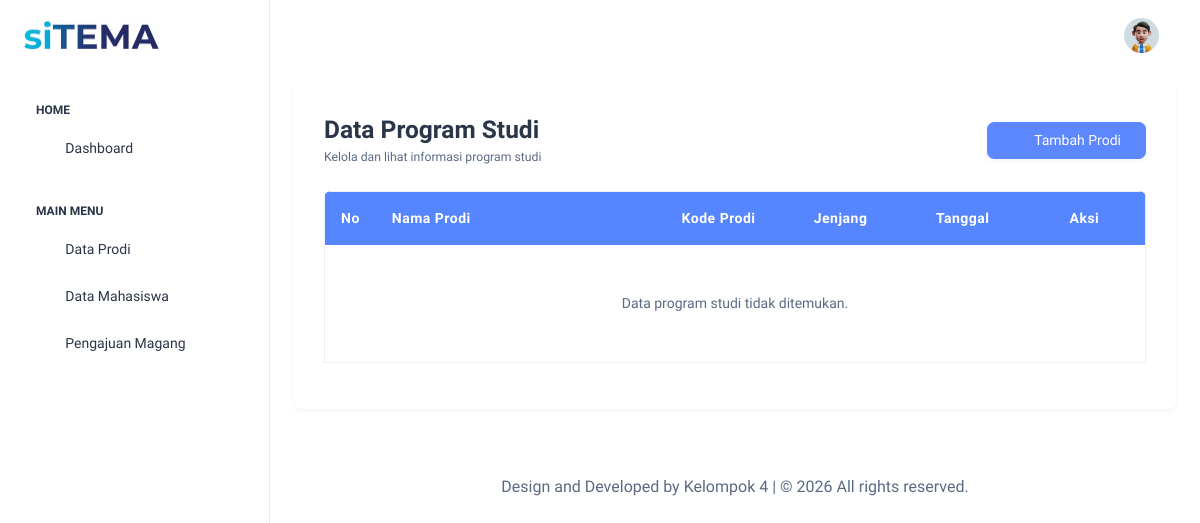
The app's page /layout/read/data_prodi.php (signed in), older data.
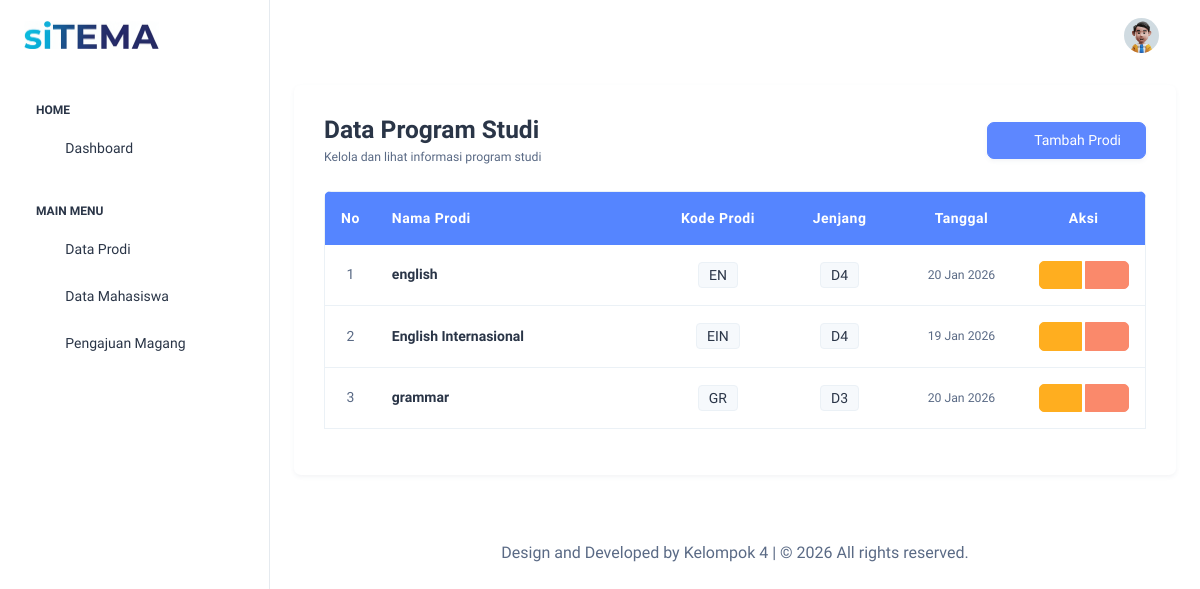
The same page, newer data.
### tables this page shows
CREATE TABLE `prodi` (
  `id` int(11) NOT NULL,
  `id_jurusan` int(11) NOT NULL,
  `kode_prodi` varchar(10) NOT NULL,
  `nama_prodi` varchar(255) NOT NULL,
  `jenjang` enum('D3','D4') NOT NULL,
  `created_at` datetime NOT NULL DEFAULT current_timestamp()
);

### repository/prodi.php (called while the page is built, shortened)
<?php
class Prodi
{
    public static function getAllByJurusan($id_jurusan)
    {
        global $koneksi;
        $id_jurusan = mysqli_real_escape_string($koneksi, $id_jurusan);
        $sql = "
            SELECT
                p.*,
                j.nama_jurusan
            FROM prodi p
            JOIN jurusan j ON p.id_jurusan = j.id
            WHERE p.id_jurusan = '$id_jurusan'
            ORDER BY p.nama_prodi ASC
        ";
        return mysqli_query($koneksi, $sql);
    }
}

### layout/read/data_prodi.php (the view, shortened to what the changed rows need)
<?php
include '../../init.php';
include '../../partials/header.php';
require_once '../../repository/prodi.php';
$user_id = $_SESSION['user_id'] ?? null;
$sql_jurusan = "SELECT id FROM jurusan WHERE id_user = $user_id";
$res_jurusan = mysqli_query($koneksi, $sql_jurusan);
$row_jurusan = mysqli_fetch_assoc($res_jurusan);
$id_jurusan = (int)$row_jurusan['id'];
$result = Prodi::getAllByJurusan($id_jurusan);
?>
<div class="container-fluid">
    <div class="card shadow-sm border-0">
        <div class="card-body">
            <div class="table-responsive rounded-2">
                <table class="table table-hover align-middle border">
                    <thead class="text-white" style="background-color:#5585ff;">
                        <tr>
                            <th class="py-3 text-center" width="5%">No</th>
                            <th class="py-3" width="35%">Nama Prodi</th>
                            <th class="py-3 text-center" width="15%">Kode Prodi</th>
                            <th class="py-3 text-center" width="15%">Jenjang</th>
                            <th class="py-3 text-center" width="15%">Tanggal</th>
                            <th class="py-3 text-center" width="15%">Aksi</th>
                        </tr>
                    </thead>
                    <tbody class="bg-white">
                        <?php
                        $no = 1;
                        if ($result && $result->num_rows > 0):
                            while ($row = $result->fetch_assoc()):
                        ?>
                                <tr>
                                    <td class="text-center text-muted fw-bold">
                                        <?= $no++; ?>
                                    </td>
                                    <td class="fw-semibold text-dark">
                                        <?= htmlspecialchars($row['nama_prodi']); ?>
                                    </td>
                                    <td class="text-center">
                                        <span class="badge bg-light text-dark border">
                                            <?= htmlspecialchars($row['kode_prodi'] ?? '-'); ?>
                                        </span>
                                    </td>
                                    <td class="text-center">
                                        <span class="badge bg-light text-dark border">
                                            <?= htmlspecialchars($row['jenjang'] ?? '-'); ?>
                                        </span>
                                    </td>
                                    <td class="text-center text-muted small">
                                        <?= date('d M Y', strtotime($row['created_at'])); ?>
                                    </td>
                                    <td class="text-center">
                                        <div class="btn-group gap-1">
                                            <button type="button"
                                                class="btn btn-warning btn-sm px-3 btn-edit-prodi"
                                                data-bs-toggle="modal"
                                                data-bs-target="#modalEditProdi"
                                                data-id="<?= $row['id']; ?>"
                                                data-kode="<?= htmlspecialchars($row['kode_prodi']); ?>"
                                                data-nama="<?= htmlspecialchars($row['nama_prodi']); ?>"
                                                data-jenjang="<?= htmlspecialchars($row['jenjang']); ?>">
                                                <i class="ti ti-edit"></i>
                                            </button>
                                            <a href="<?= BASE_URL ?>process/prodi/delete.php?id=<?= $row['id']; ?>"
                                                class="btn btn-danger btn-sm px-3"
                                                title="Hapus"
                                                onclick="return confirm('Yakin ingin menghapus prodi ini?')">
                                                <i class="ti ti-trash"></i>
                                            </a>
                                        </div>
                                    </td>
                                </tr>
                            <?php
                            endwhile;
                        else:
                            ?>
                            <tr>
                                <td colspan="6" class="text-center py-5 text-muted">
                                    Data program studi tidak ditemukan.
                                </td>
                            </tr>
                        <?php endif; ?>
                    </tbody>
                </table>
            </div>
        </div>
    </div>
</div>
<?php include '../../partials/footer.php'; ?>

Row changes from the older to the newer data that the page shows:
added prodi: nama_prodi "english", kode_prodi "EN", jenjang "D4", created_at "20 Jan 2026"
added prodi: nama_prodi "English Internasional", kode_prodi "EIN", jenjang "D4", created_at "19 Jan 2026"
added prodi: nama_prodi "grammar", kode_prodi "GR", jenjang "D3", created_at "20 Jan 2026"
Text that changed along with them:
text no longer shown: "Data program studi tidak ditemukan."
